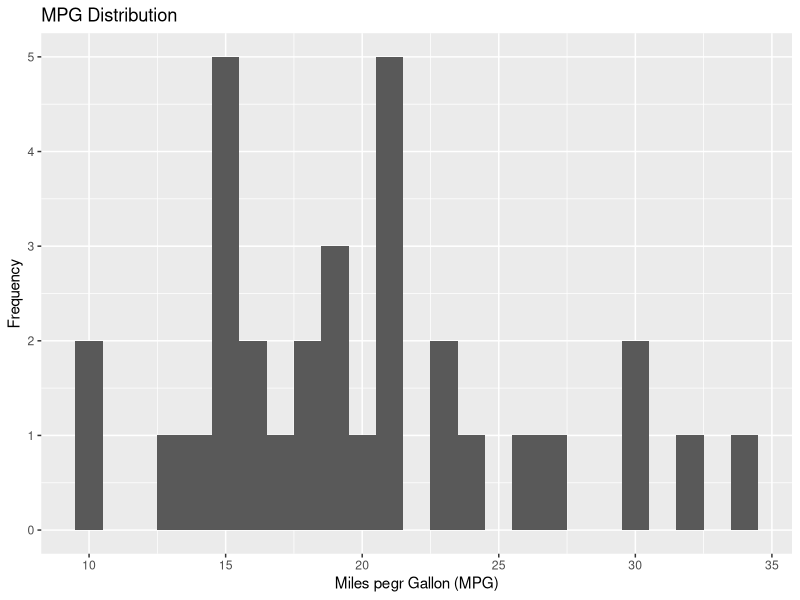
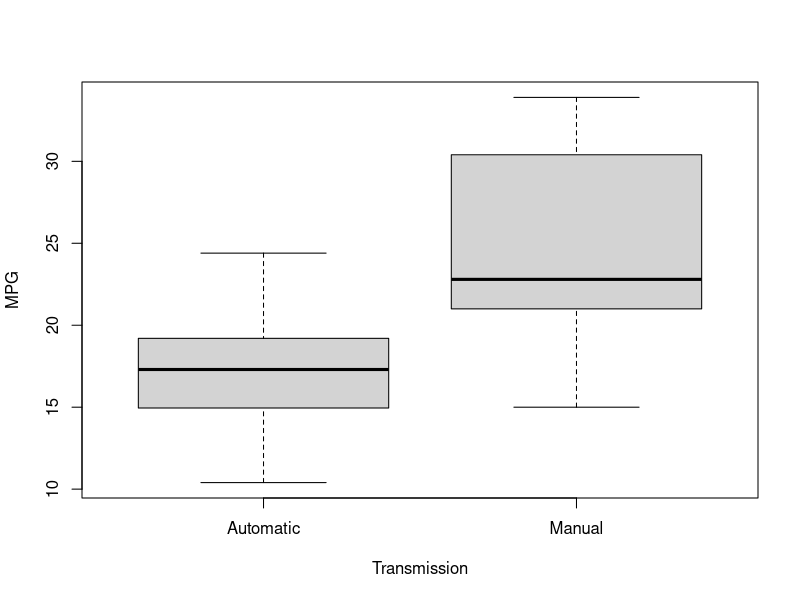

Write R code to recreate these figures, in order.
## ---- chunk 1
## Load and store dataset, "mtcars"
library(datasets)
data(mtcars)
cars <- mtcars
## Factor variables converted from numeric
cars$cyl <- as.factor(cars$cyl)
cars$vs <- as.factor(cars$vs)
cars$am <- as.factor(cars$am)
cars$gear <- as.factor(cars$gear)
cars$carb <- as.factor(cars$carb)
## ---- chunk 2
t.test(cars$mpg ~ cars$am)$p.value
t.test(cars$mpg ~ cars$am)$estimate
## ---- chunk 3
## Histogram (MPG Distribution)
library(ggplot2)
ggplot(cars,aes(x=mpg)) +
  geom_histogram(binwidth=1) +
  ggtitle("MPG Distribution") +
  xlab("Miles pegr Gallon (MPG)") +
  ylab("Frequency")
## ---- chunk 4
## Boxplot: Manual vs. Automatic Transmission by MPG
boxplot(mpg~am,cars,title="Manual vs. Automatic Transmission by MPG",xlab="Transmission",ylab="MPG",names=c("Automatic","Manual"))
